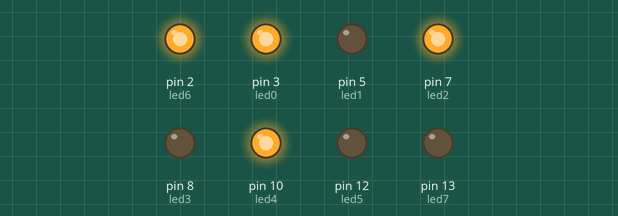
This sketch was run on a simulated Arduino Uno, built with avr-gcc and run on an emulated ATmega328P. On the bench: output pins drawn as LEDs (lit = HIGH).

Above: at 0.5 s.
At 3.5 s:
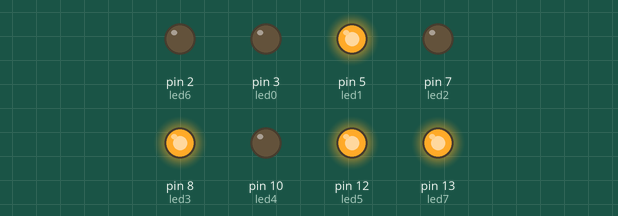
Timing chart, 0 to 4.6 s (numbered marks = the images above):
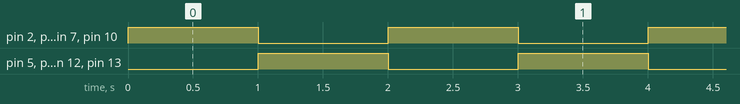

Measured:
- by itself, pin 2 (led6), pin 3 (led0), pin 5 (led1), pin 7 (led2), pin 8 (led3), pin 10 (led4), pin 12 (led5), pin 13 (led7): alternates HIGH for 1.0 s and LOW for 1.0 s

The sketch:

EX_2.ino
```cpp
/*************************************************************************
**                                                                      **
**    Programa 2                                                        **
**                                                                      **
*************************************************************************/
//Raúl Martos

 const int led0 = 3;
 const int led1 = 5;
 const int led2 = 7;
 const int led3 = 8;
 const int led4 = 10;
 const int led5 = 12;
 const int led6 = 2;
 const int led7 = 13;

void setup()
{
   pinMode(led0, OUTPUT);
   pinMode(led1, OUTPUT);
   pinMode(led2, OUTPUT);
   pinMode(led3, OUTPUT);
   pinMode(led4, OUTPUT);
   pinMode(led5, OUTPUT);
   pinMode(led6, OUTPUT);
   pinMode(led7, OUTPUT);
}
void loop()
{
  digitalWrite(led0, HIGH);
  digitalWrite(led1, LOW);
  digitalWrite(led2, HIGH);
  digitalWrite(led3, LOW);
  digitalWrite(led4, HIGH);
  digitalWrite(led5, LOW);
  digitalWrite(led6, HIGH);
  digitalWrite(led7, LOW);

  delay(1000);

  digitalWrite(led0, LOW);
  digitalWrite(led1, HIGH);
  digitalWrite(led2, LOW);
  digitalWrite(led3, HIGH);
  digitalWrite(led4, LOW);
  digitalWrite(led5, HIGH);
  digitalWrite(led6, LOW);
  digitalWrite(led7, HIGH);

  delay(1000);

 }

 // Programa que abança i retrasa cada segons els leds encesos
```
